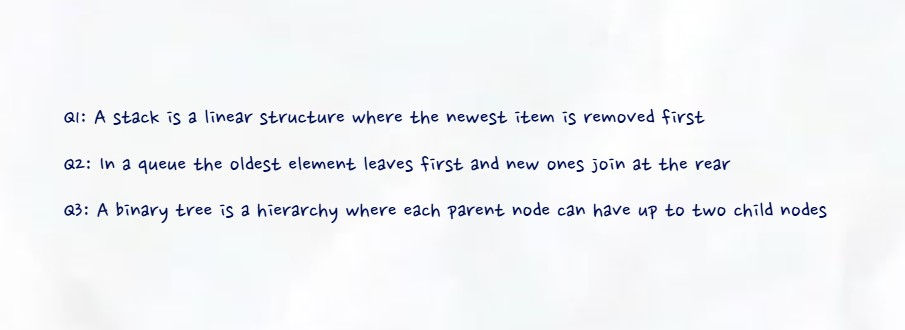
#> input picture S030 (1).jpg, 905 x 330 px
$ python -i ocr_worker.py   (imports and definitions only)
#> lines starting #> are read from the running program, lines starting #| are printed output that depends on the picture
#> further down, picture is the input picture: shape (330, 905, 3); mean B, G, R 246.3, 243.9, 242.3
"""Real PaddleOCR — try original image first, then enhanced if few lines."""
import sys
import json
import os

os.environ["FLAGS_use_mkldnn"] = "0"
os.environ["CUDA_VISIBLE_DEVICES"] = ""
os.environ["FLAGS_allocator_strategy"] = "naive_best_fit"
os.environ["OMP_NUM_THREADS"] = "1"


# [10 lines left out: function load_bgr, not called in this run]


def upscale(img, target=1600):
#> called with target = 1800
    import cv2

    h, w = img.shape[:2]
#> h = 330; w = 905
    if max(h, w) >= target:
        return img
    scale = target / max(h, w)
#> scale = 1.99
    return cv2.resize(img, None, fx=scale, fy=scale, interpolation=cv2.INTER_CUBIC)


def enhance(img):
    import cv2

    img = upscale(img, 1800)
    lab = cv2.cvtColor(img, cv2.COLOR_BGR2LAB)
#> lab: shape (656, 1800, 3); mean of channels 0, 1, 2 244.7, 127.9, 126.6
    l, a, b = cv2.split(lab)
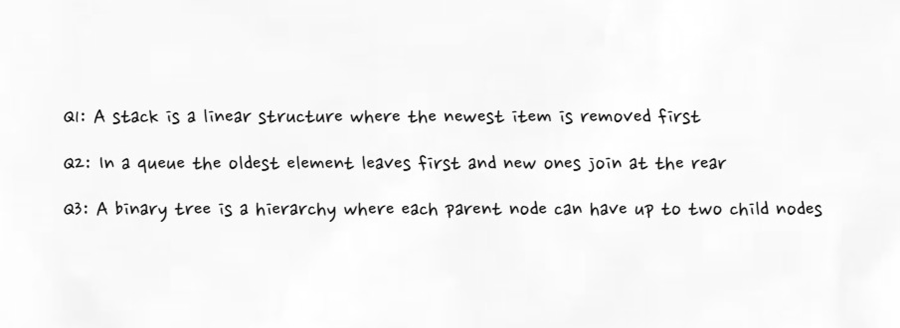
#> l: shape (656, 1800) (shown at 1/2 size); min 0, max 255, mean 244.7
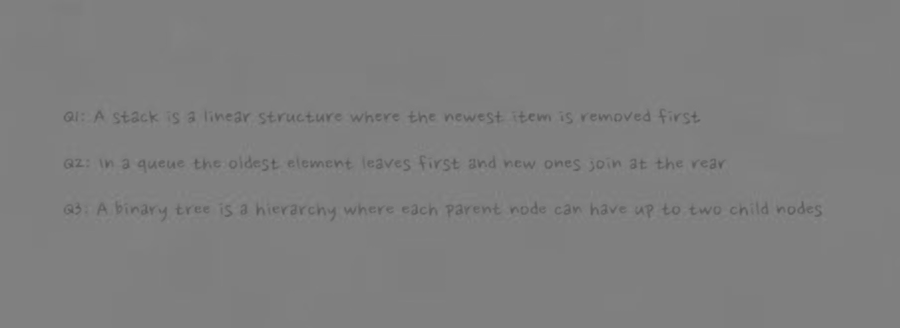
#> b: shape (656, 1800) (shown at 1/2 size); min 80, max 140, mean 126.6
    l = cv2.createCLAHE(clipLimit=2.0, tileGridSize=(8, 8)).apply(l)
    return cv2.cvtColor(cv2.merge([l, a, b]), cv2.COLOR_LAB2BGR)
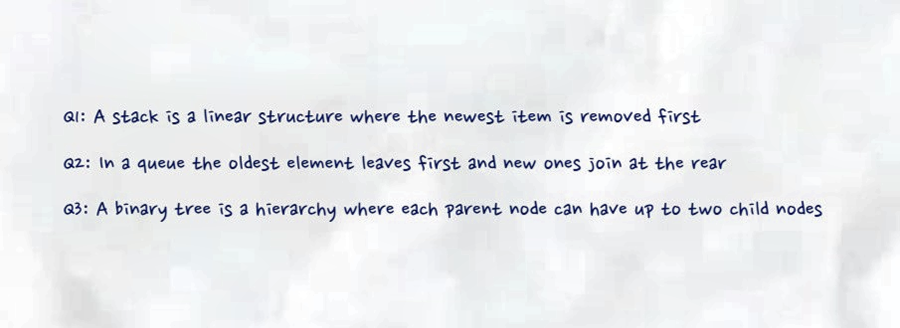
#> returned value: shape (656, 1800, 3) (shown at 1/2 size); mean B, G, R 238.2, 235.9, 234.2


# [64 lines left out: functions ocr_image, run_ocr, main, not called in this run]


# [2 lines not run here, left out]

>>> import cv2
>>> picture = cv2.imread('S030 (1).jpg')
>>> result = enhance(picture)

$ run again, on S052 (3).jpg
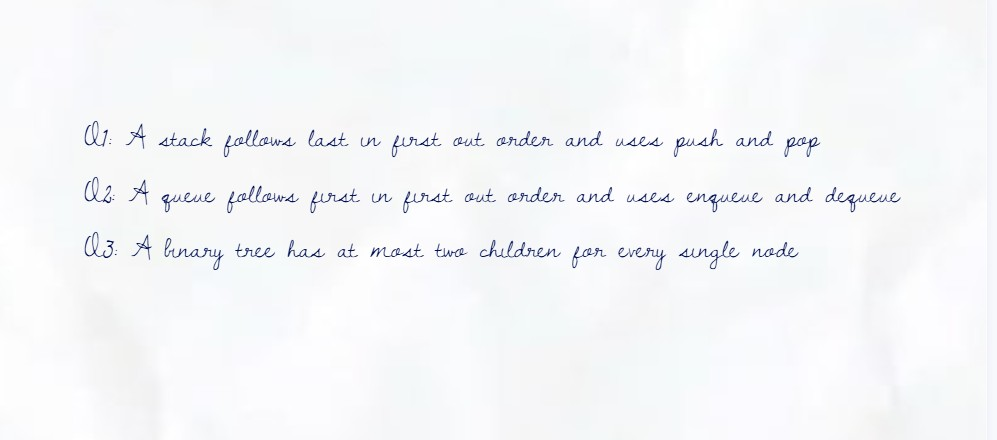
#> input picture S052 (3).jpg, 997 x 440 px
#> picture is the input picture: shape (440, 997, 3); mean B, G, R 248.4, 246.4, 245.1
#> lab: shape (794, 1800, 3); mean of channels 0, 1, 2 247.3, 127.9, 126.9
#> in enhance, `l, a, b = cv2.split(lab)`:
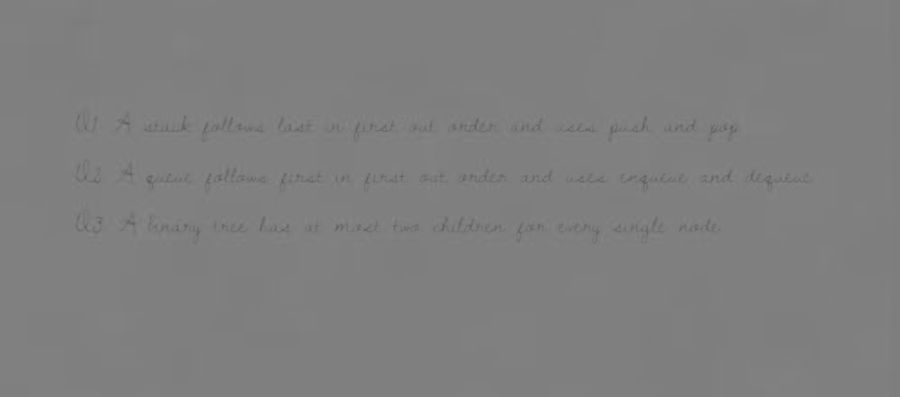
#> b: shape (794, 1800) (shown at 1/2 size); min 91, max 136, mean 126.9
#> in enhance, `l = cv2.createCLAHE(clipLimit=2.0, tileGridSize=(8, 8)).apply(l)`:
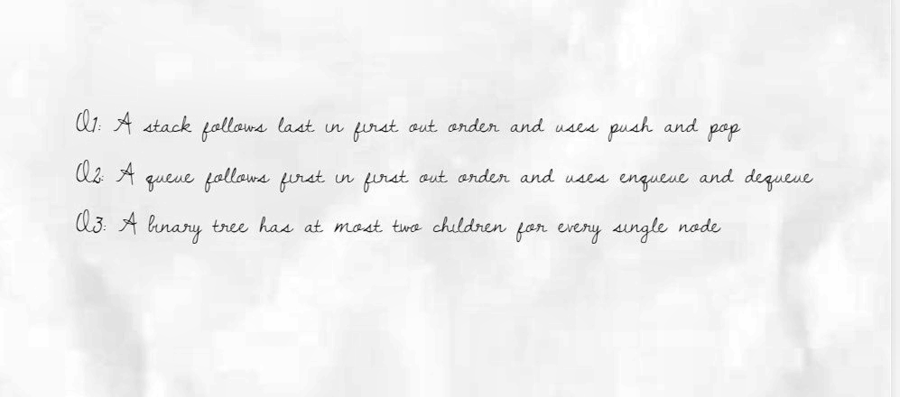
#> l: shape (794, 1800) (shown at 1/2 size); min 1, max 255, mean 240.3

$ run again, on S047.jpg
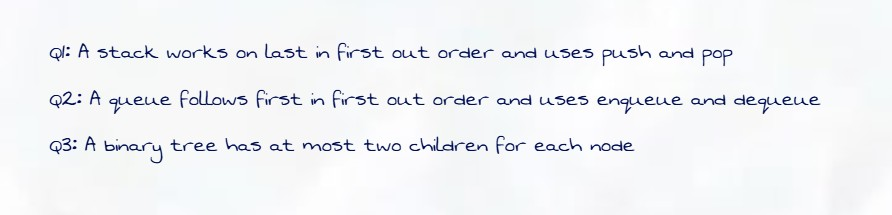
#> input picture S047.jpg, 892 x 215 px
#> picture is the input picture: shape (215, 892, 3); mean B, G, R 245, 242.5, 241
#> lab: shape (434, 1800, 3); mean of channels 0, 1, 2 243.4, 128, 126.6
#> in enhance, `l, a, b = cv2.split(lab)`:
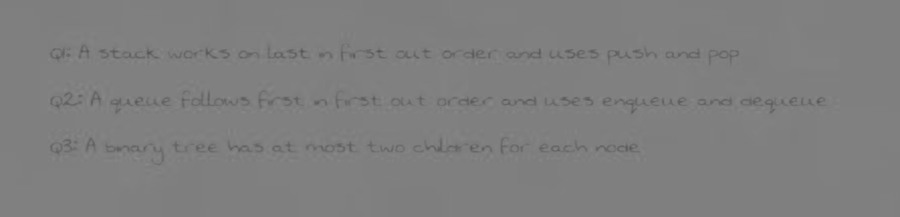
#> b: shape (434, 1800) (shown at 1/2 size); min 84, max 139, mean 126.6
#> in enhance, `l = cv2.createCLAHE(clipLimit=2.0, tileGridSize=(8, 8)).apply(l)`:
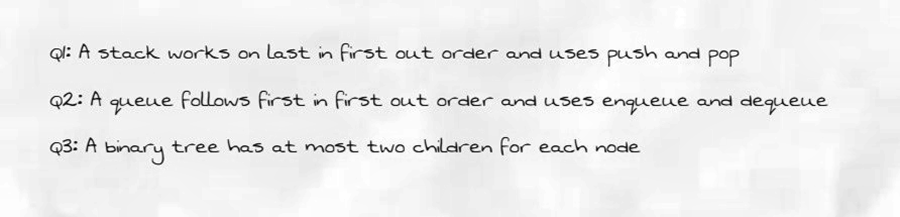
#> l: shape (434, 1800) (shown at 1/2 size); min 1, max 255, mean 235.9
